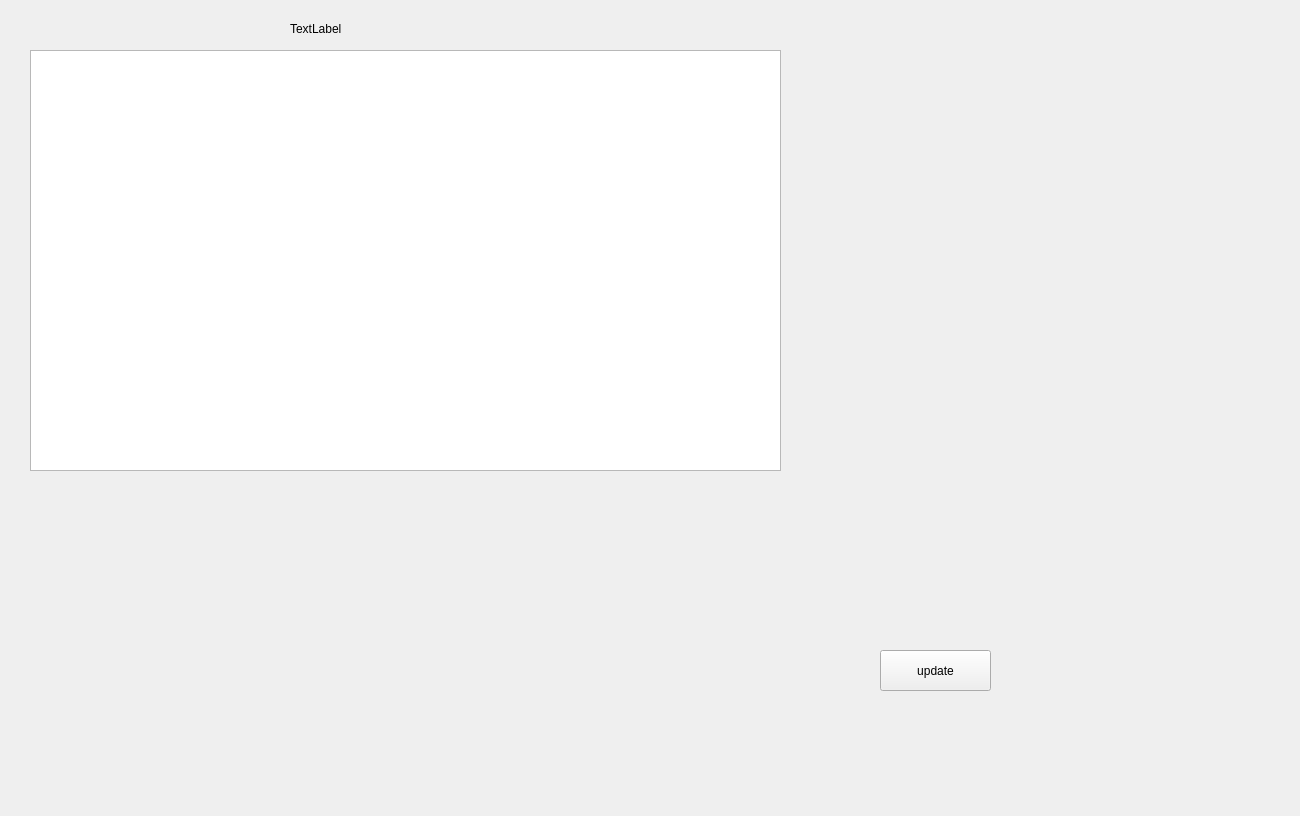
<?xml version="1.0" encoding="UTF-8"?>
<ui version="4.0">
 <class>FormTable</class>
 <widget class="QWidget" name="FormTable">
  <property name="geometry">
   <rect>
    <x>0</x>
    <y>0</y>
    <width>1300</width>
    <height>816</height>
   </rect>
  </property>
  <property name="windowTitle">
   <string>Form</string>
  </property>
  <widget class="QTableView" name="tableView">
   <property name="geometry">
    <rect>
     <x>30</x>
     <y>50</y>
     <width>751</width>
     <height>421</height>
    </rect>
   </property>
  </widget>
  <widget class="QWidget" name="verticalLayoutWidget">
   <property name="geometry">
    <rect>
     <x>830</x>
     <y>40</y>
     <width>191</width>
     <height>581</height>
    </rect>
   </property>
   <layout class="QVBoxLayout" name="verticalLayout"/>
  </widget>
  <widget class="QWidget" name="verticalLayoutWidget_2">
   <property name="geometry">
    <rect>
     <x>1070</x>
     <y>0</y>
     <width>201</width>
     <height>661</height>
    </rect>
   </property>
   <layout class="QVBoxLayout" name="verticalLayout_2"/>
  </widget>
  <widget class="QWidget" name="verticalLayoutWidget_3">
   <property name="geometry">
    <rect>
     <x>300</x>
     <y>500</y>
     <width>241</width>
     <height>91</height>
    </rect>
   </property>
   <layout class="QVBoxLayout" name="verticalLayout_3"/>
  </widget>
  <widget class="QLabel" name="labelTable">
   <property name="geometry">
    <rect>
     <x>290</x>
     <y>20</y>
     <width>151</width>
     <height>17</height>
    </rect>
   </property>
   <property name="text">
    <string>TextLabel</string>
   </property>
  </widget>
  <widget class="QPushButton" name="pushUpdate">
   <property name="geometry">
    <rect>
     <x>880</x>
     <y>650</y>
     <width>111</width>
     <height>41</height>
    </rect>
   </property>
   <property name="text">
    <string>update</string>
   </property>
  </widget>
 </widget>
 <resources/>
 <connections/>
</ui>
